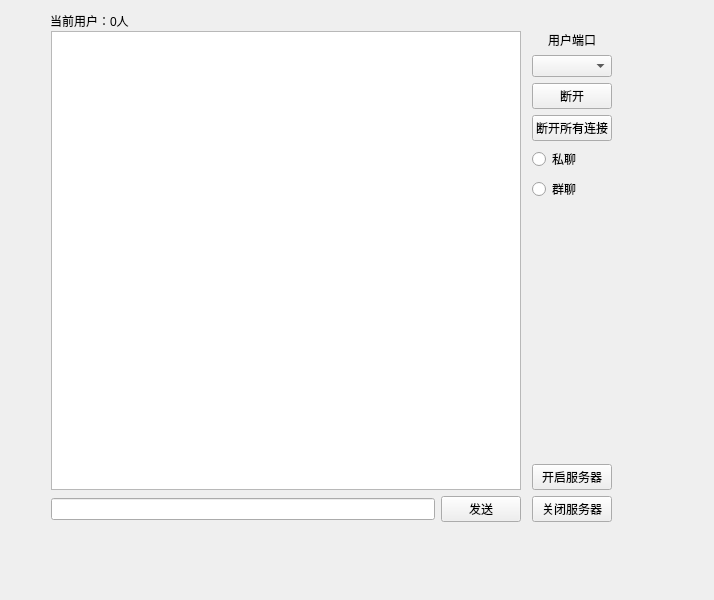
<?xml version="1.0" encoding="UTF-8"?>
<ui version="4.0">
 <class>Widget</class>
 <widget class="QWidget" name="Widget">
  <property name="geometry">
   <rect>
    <x>0</x>
    <y>0</y>
    <width>714</width>
    <height>600</height>
   </rect>
  </property>
  <property name="windowTitle">
   <string>Widget</string>
  </property>
  <widget class="QWidget" name="layoutWidget">
   <property name="geometry">
    <rect>
     <x>51</x>
     <y>31</y>
     <width>561</width>
     <height>491</height>
    </rect>
   </property>
   <layout class="QHBoxLayout" name="horizontalLayout_2">
    <item>
     <layout class="QVBoxLayout" name="verticalLayout_3">
      <item>
       <layout class="QVBoxLayout" name="verticalLayout_2">
        <item>
         <widget class="QTextBrowser" name="textBrowser"/>
        </item>
       </layout>
      </item>
      <item>
       <layout class="QHBoxLayout" name="horizontalLayout">
        <item>
         <widget class="QLineEdit" name="sendEdit"/>
        </item>
        <item>
         <widget class="QPushButton" name="pushButton">
          <property name="text">
           <string>发送</string>
          </property>
         </widget>
        </item>
       </layout>
      </item>
     </layout>
    </item>
    <item>
     <spacer name="horizontalSpacer">
      <property name="orientation">
       <enum>Qt::Horizontal</enum>
      </property>
      <property name="sizeType">
       <enum>QSizePolicy::Maximum</enum>
      </property>
      <property name="sizeHint" stdset="0">
       <size>
        <width>5</width>
        <height>20</height>
       </size>
      </property>
     </spacer>
    </item>
    <item>
     <layout class="QVBoxLayout" name="verticalLayout">
      <item>
       <widget class="QLabel" name="label">
        <property name="text">
         <string>&lt;html&gt;&lt;head/&gt;&lt;body&gt;&lt;p align=&quot;center&quot;&gt;用户端口&lt;/p&gt;&lt;/body&gt;&lt;/html&gt;</string>
        </property>
       </widget>
      </item>
      <item>
       <widget class="QComboBox" name="ThreadList">
        <property name="sizePolicy">
         <sizepolicy hsizetype="Preferred" vsizetype="Fixed">
          <horstretch>0</horstretch>
          <verstretch>0</verstretch>
         </sizepolicy>
        </property>
        <property name="maximumSize">
         <size>
          <width>120</width>
          <height>60</height>
         </size>
        </property>
       </widget>
      </item>
      <item>
       <widget class="QPushButton" name="disc_one_Button">
        <property name="text">
         <string>断开</string>
        </property>
       </widget>
      </item>
      <item>
       <widget class="QPushButton" name="disc_all_Button">
        <property name="text">
         <string>断开所有连接</string>
        </property>
       </widget>
      </item>
      <item>
       <widget class="QRadioButton" name="SradioButton">
        <property name="text">
         <string>私聊</string>
        </property>
       </widget>
      </item>
      <item>
       <widget class="QRadioButton" name="QradioButton">
        <property name="text">
         <string>群聊</string>
        </property>
       </widget>
      </item>
      <item>
       <spacer name="verticalSpacer">
        <property name="orientation">
         <enum>Qt::Vertical</enum>
        </property>
        <property name="sizeType">
         <enum>QSizePolicy::Expanding</enum>
        </property>
        <property name="sizeHint" stdset="0">
         <size>
          <width>20</width>
          <height>40</height>
         </size>
        </property>
       </spacer>
      </item>
      <item>
       <widget class="QPushButton" name="startSerButton">
        <property name="text">
         <string>开启服务器</string>
        </property>
       </widget>
      </item>
      <item>
       <widget class="QPushButton" name="closeSerButton">
        <property name="text">
         <string>关闭服务器</string>
        </property>
       </widget>
      </item>
     </layout>
    </item>
   </layout>
  </widget>
  <widget class="QLabel" name="clientLabel">
   <property name="geometry">
    <rect>
     <x>50</x>
     <y>10</y>
     <width>81</width>
     <height>21</height>
    </rect>
   </property>
   <property name="text">
    <string>当前用户：0人</string>
   </property>
  </widget>
 </widget>
 <resources/>
 <connections/>
</ui>
